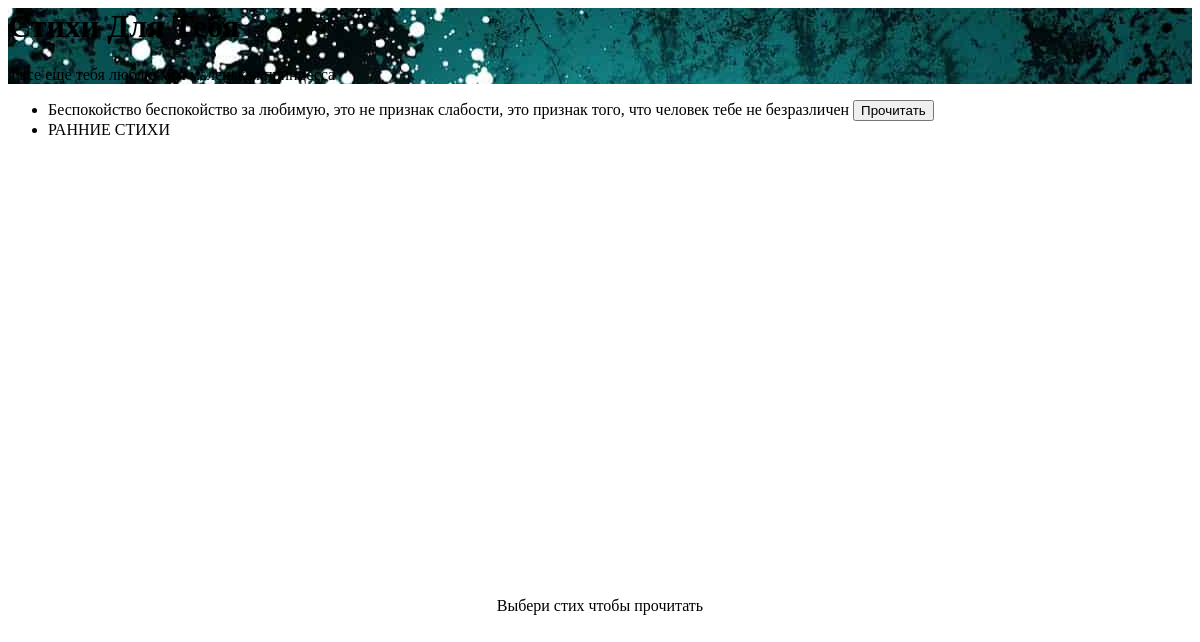
Before: /novel/1 with the older database file.
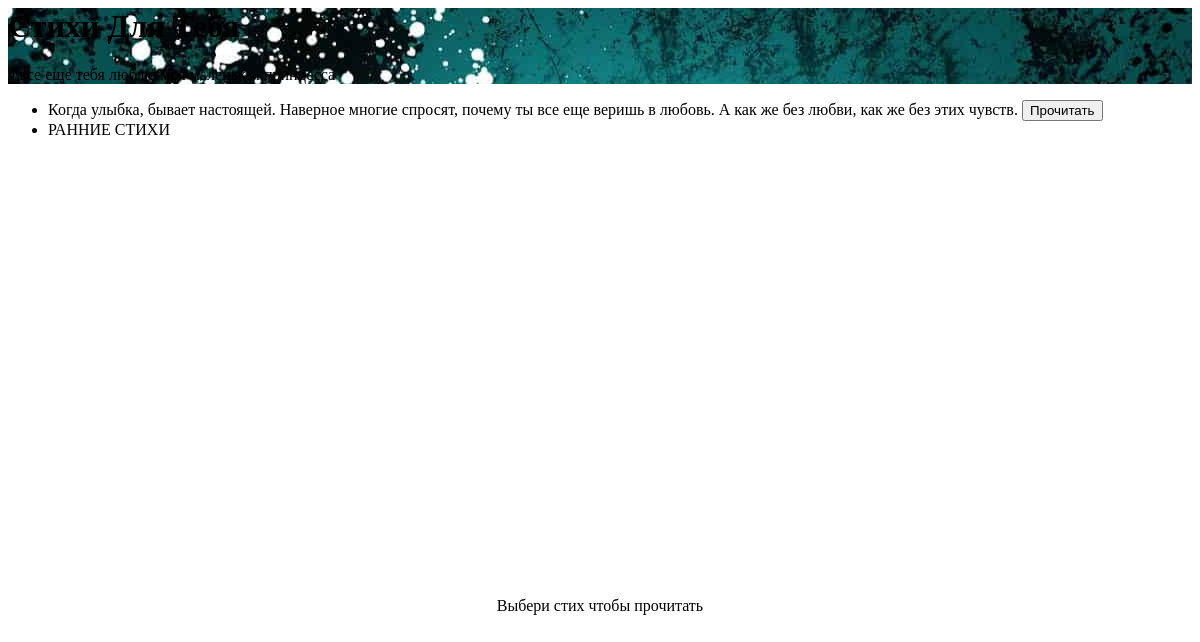
After: the same page with the newer database file.
### main.py (models this page shows)
class Novel(db.Model):
    __tablename__ = "novel"
    id = db.Column(db.Integer, primary_key=True)
    date = db.Column(db.String(10), nullable=False)
    title = db.Column(db.String(250), nullable=False)
    subtitle = db.Column(db.String(250), nullable=False)
    body = db.Column(db.String, nullable=False)
    img = db.Column(db.String)
    gif = db.Column(db.String)

### main.py (the view)
@app.route('/novel/<int:id>')
def get_novel_list(id=2):
    novels = db.session.query(Novel).order_by(db.desc(Novel.date)).all()
    btFade = False
    if id >= len(novels):
        id = len(novels)
        btFade = True
    return render_template('novelpage.html', novels=novels[:id],
                           datetime=datetime,
                           dt=dt,
                           btnFade=btFade)

### templates/novelpage.html (shortened to what this page needs)
        <header class="masthead"
                style="background-image: url({{ url_for('static', filename='assets/img-novel/main-novel.jpg') }});
                       margin-bottom: 0px;">
            <div class="container">
                <div class="row">
                    <div class="col-lg-8 col-md-10 mx-auto">
                        <div class="site-heading">
                            <h1>Стихи Для Тебя</h1>
                            <span class="subheading">я все еще тебя люблю моя маленькая принцесса</span>
                        </div>
                    </div>
                </div>
            </div>
        </header>
        <div class="novel-wrapper">
        <div class="main-novel">
           <ul>
        {% if novels %}
            {% for novel in novels %}
                 <li class="glide__slide" id="{{ novel.id }}">
                    <div class="glide__bg frame l_rotate" style="background-image: url({{ novel.gif }})">
                        <div class="glide__bgc">
                          <span class="oh fw-bold">{{ novel.title }}</span>
                          <span class="caption-novel">{{ novel.subtitle }}</span>
                            <button class="button-89">Прочитать</button>
                        </div>
                    </div>
                </li>
            {% endfor %}
        {% endif %}
               <li style="width: 245px; position: relative; height:300px;">
                   <div id="btn_novel_list" class="novel__btn novel__btn_icon" disabled="{{ btnFade }}">
                    РАННИЕ СТИХИ
                    </div>
               </li>
    </ul>
        </div>
            <div class="text-novel absolute">
                {% include 'templateNovel.html' %}
            </div>
    </div>

Changed rows visible on the page:
no longer on this page (row unchanged): Novel: title "Беспокойство", subtitle "беспокойство за любимую, это не признак слабости, это признак того, что человек тебе не безразличен"
added Novel: title "Когда улыбка, бывает настоящей.", subtitle "Наверное многие спросят, почему ты все еще веришь в любовь. А как же без любви, как же без этих чувств."
